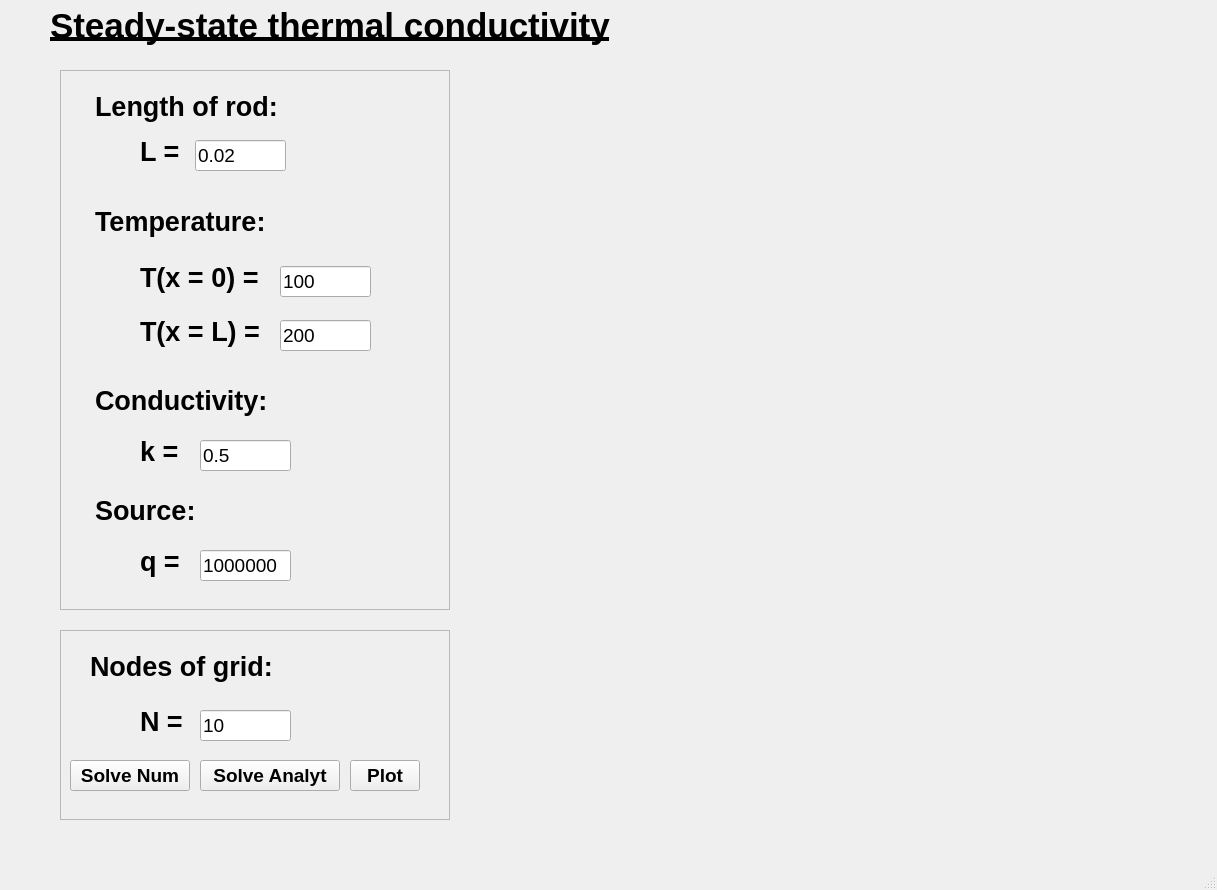
<?xml version="1.0" encoding="UTF-8"?>
<ui version="4.0">
 <class>MainWindow</class>
 <widget class="QMainWindow" name="MainWindow">
  <property name="geometry">
   <rect>
    <x>0</x>
    <y>0</y>
    <width>1217</width>
    <height>890</height>
   </rect>
  </property>
  <property name="windowTitle">
   <string>Farrakhetdinova Azaliya - Analytical solver</string>
  </property>
  <property name="windowIcon">
   <iconset>
    <normaloff>../icon.ico</normaloff>../icon.ico</iconset>
  </property>
  <widget class="QWidget" name="centralwidget">
   <widget class="QLabel" name="label">
    <property name="geometry">
     <rect>
      <x>50</x>
      <y>0</y>
      <width>590</width>
      <height>51</height>
     </rect>
    </property>
    <property name="font">
     <font>
      <family>Segoe UI</family>
      <pointsize>26</pointsize>
      <weight>75</weight>
      <bold>true</bold>
      <underline>true</underline>
     </font>
    </property>
    <property name="text">
     <string>Steady-state thermal conductivity</string>
    </property>
   </widget>
   <widget class="QFrame" name="frame">
    <property name="geometry">
     <rect>
      <x>60</x>
      <y>70</y>
      <width>390</width>
      <height>540</height>
     </rect>
    </property>
    <property name="frameShape">
     <enum>QFrame::StyledPanel</enum>
    </property>
    <property name="frameShadow">
     <enum>QFrame::Raised</enum>
    </property>
    <widget class="QLabel" name="label_6">
     <property name="geometry">
      <rect>
       <x>80</x>
       <y>246</y>
       <width>140</width>
       <height>31</height>
      </rect>
     </property>
     <property name="font">
      <font>
       <family>Segoe UI</family>
       <pointsize>20</pointsize>
       <weight>75</weight>
       <bold>true</bold>
      </font>
     </property>
     <property name="text">
      <string>T(x = L) = </string>
     </property>
    </widget>
    <widget class="QLineEdit" name="lineEdit_2">
     <property name="geometry">
      <rect>
       <x>220</x>
       <y>196</y>
       <width>91</width>
       <height>31</height>
      </rect>
     </property>
     <property name="font">
      <font>
       <family>Segoe UI</family>
       <pointsize>14</pointsize>
      </font>
     </property>
     <property name="text">
      <string>100</string>
     </property>
    </widget>
    <widget class="QLabel" name="label_2">
     <property name="geometry">
      <rect>
       <x>80</x>
       <y>66</y>
       <width>51</width>
       <height>31</height>
      </rect>
     </property>
     <property name="font">
      <font>
       <family>Segoe UI</family>
       <pointsize>20</pointsize>
       <weight>75</weight>
       <bold>true</bold>
      </font>
     </property>
     <property name="text">
      <string>L = </string>
     </property>
    </widget>
    <widget class="QLabel" name="label_3">
     <property name="geometry">
      <rect>
       <x>35</x>
       <y>16</y>
       <width>211</width>
       <height>40</height>
      </rect>
     </property>
     <property name="font">
      <font>
       <family>Segoe UI</family>
       <pointsize>20</pointsize>
       <weight>75</weight>
       <bold>true</bold>
      </font>
     </property>
     <property name="text">
      <string>Length of rod:</string>
     </property>
    </widget>
    <widget class="QLineEdit" name="lineEdit_3">
     <property name="geometry">
      <rect>
       <x>220</x>
       <y>250</y>
       <width>91</width>
       <height>31</height>
      </rect>
     </property>
     <property name="font">
      <font>
       <family>Segoe UI</family>
       <pointsize>14</pointsize>
      </font>
     </property>
     <property name="text">
      <string>200</string>
     </property>
    </widget>
    <widget class="QLabel" name="label_4">
     <property name="geometry">
      <rect>
       <x>35</x>
       <y>136</y>
       <width>260</width>
       <height>31</height>
      </rect>
     </property>
     <property name="font">
      <font>
       <family>Segoe UI</family>
       <pointsize>20</pointsize>
       <weight>75</weight>
       <bold>true</bold>
      </font>
     </property>
     <property name="text">
      <string>Temperature:</string>
     </property>
    </widget>
    <widget class="QLabel" name="label_5">
     <property name="geometry">
      <rect>
       <x>80</x>
       <y>192</y>
       <width>140</width>
       <height>31</height>
      </rect>
     </property>
     <property name="font">
      <font>
       <family>Segoe UI</family>
       <pointsize>20</pointsize>
       <weight>75</weight>
       <bold>true</bold>
      </font>
     </property>
     <property name="text">
      <string>T(x = 0) = </string>
     </property>
    </widget>
    <widget class="QLineEdit" name="lineEdit">
     <property name="geometry">
      <rect>
       <x>135</x>
       <y>70</y>
       <width>91</width>
       <height>31</height>
      </rect>
     </property>
     <property name="font">
      <font>
       <family>Segoe UI</family>
       <pointsize>14</pointsize>
      </font>
     </property>
     <property name="text">
      <string>0.02</string>
     </property>
    </widget>
    <widget class="QLabel" name="label_9">
     <property name="geometry">
      <rect>
       <x>35</x>
       <y>310</y>
       <width>260</width>
       <height>40</height>
      </rect>
     </property>
     <property name="font">
      <font>
       <family>Segoe UI</family>
       <pointsize>20</pointsize>
       <weight>75</weight>
       <bold>true</bold>
      </font>
     </property>
     <property name="text">
      <string>Conductivity:</string>
     </property>
    </widget>
    <widget class="QLineEdit" name="lineEdit_5">
     <property name="geometry">
      <rect>
       <x>140</x>
       <y>370</y>
       <width>91</width>
       <height>31</height>
      </rect>
     </property>
     <property name="font">
      <font>
       <family>Segoe UI</family>
       <pointsize>14</pointsize>
      </font>
     </property>
     <property name="text">
      <string>0.5</string>
     </property>
    </widget>
    <widget class="QLabel" name="label_10">
     <property name="geometry">
      <rect>
       <x>80</x>
       <y>366</y>
       <width>51</width>
       <height>31</height>
      </rect>
     </property>
     <property name="font">
      <font>
       <family>Segoe UI</family>
       <pointsize>20</pointsize>
       <weight>75</weight>
       <bold>true</bold>
      </font>
     </property>
     <property name="text">
      <string>k = </string>
     </property>
    </widget>
    <widget class="QLabel" name="label_11">
     <property name="geometry">
      <rect>
       <x>80</x>
       <y>476</y>
       <width>51</width>
       <height>31</height>
      </rect>
     </property>
     <property name="font">
      <font>
       <family>Segoe UI</family>
       <pointsize>20</pointsize>
       <weight>75</weight>
       <bold>true</bold>
      </font>
     </property>
     <property name="text">
      <string>q = </string>
     </property>
    </widget>
    <widget class="QLineEdit" name="lineEdit_6">
     <property name="geometry">
      <rect>
       <x>140</x>
       <y>480</y>
       <width>91</width>
       <height>31</height>
      </rect>
     </property>
     <property name="font">
      <font>
       <family>Segoe UI</family>
       <pointsize>14</pointsize>
      </font>
     </property>
     <property name="text">
      <string>1000000</string>
     </property>
    </widget>
    <widget class="QLabel" name="label_12">
     <property name="geometry">
      <rect>
       <x>35</x>
       <y>420</y>
       <width>260</width>
       <height>40</height>
      </rect>
     </property>
     <property name="font">
      <font>
       <family>Segoe UI</family>
       <pointsize>20</pointsize>
       <weight>75</weight>
       <bold>true</bold>
      </font>
     </property>
     <property name="text">
      <string>Source:</string>
     </property>
    </widget>
   </widget>
   <widget class="QFrame" name="frame_2">
    <property name="geometry">
     <rect>
      <x>60</x>
      <y>630</y>
      <width>390</width>
      <height>190</height>
     </rect>
    </property>
    <property name="frameShape">
     <enum>QFrame::StyledPanel</enum>
    </property>
    <property name="frameShadow">
     <enum>QFrame::Raised</enum>
    </property>
    <widget class="QLabel" name="label_7">
     <property name="geometry">
      <rect>
       <x>30</x>
       <y>16</y>
       <width>260</width>
       <height>40</height>
      </rect>
     </property>
     <property name="font">
      <font>
       <family>Segoe UI</family>
       <pointsize>20</pointsize>
       <weight>75</weight>
       <bold>true</bold>
      </font>
     </property>
     <property name="text">
      <string>Nodes of grid:</string>
     </property>
    </widget>
    <widget class="QLineEdit" name="lineEdit_4">
     <property name="geometry">
      <rect>
       <x>140</x>
       <y>80</y>
       <width>91</width>
       <height>31</height>
      </rect>
     </property>
     <property name="font">
      <font>
       <family>Segoe UI</family>
       <pointsize>14</pointsize>
      </font>
     </property>
     <property name="text">
      <string>10</string>
     </property>
    </widget>
    <widget class="QLabel" name="label_8">
     <property name="geometry">
      <rect>
       <x>80</x>
       <y>76</y>
       <width>50</width>
       <height>31</height>
      </rect>
     </property>
     <property name="font">
      <font>
       <family>Segoe UI</family>
       <pointsize>20</pointsize>
       <weight>75</weight>
       <bold>true</bold>
      </font>
     </property>
     <property name="text">
      <string>N = </string>
     </property>
    </widget>
    <widget class="QPushButton" name="pushButton">
     <property name="geometry">
      <rect>
       <x>140</x>
       <y>130</y>
       <width>140</width>
       <height>31</height>
      </rect>
     </property>
     <property name="font">
      <font>
       <family>Segoe UI</family>
       <pointsize>14</pointsize>
       <weight>75</weight>
       <bold>true</bold>
      </font>
     </property>
     <property name="text">
      <string>Solve Analyt</string>
     </property>
    </widget>
    <widget class="QPushButton" name="pushButton_2">
     <property name="geometry">
      <rect>
       <x>290</x>
       <y>130</y>
       <width>70</width>
       <height>31</height>
      </rect>
     </property>
     <property name="font">
      <font>
       <family>Segoe UI</family>
       <pointsize>14</pointsize>
       <weight>75</weight>
       <bold>true</bold>
      </font>
     </property>
     <property name="text">
      <string>Plot</string>
     </property>
    </widget>
    <widget class="QPushButton" name="pushButton_3">
     <property name="geometry">
      <rect>
       <x>10</x>
       <y>130</y>
       <width>120</width>
       <height>31</height>
      </rect>
     </property>
     <property name="font">
      <font>
       <family>Segoe UI</family>
       <pointsize>14</pointsize>
       <weight>75</weight>
       <bold>true</bold>
      </font>
     </property>
     <property name="text">
      <string>Solve Num</string>
     </property>
    </widget>
   </widget>
   <widget class="MplWidget" name="widget_graph" native="true">
    <property name="geometry">
     <rect>
      <x>470</x>
      <y>70</y>
      <width>720</width>
      <height>750</height>
     </rect>
    </property>
   </widget>
   <zorder>frame</zorder>
   <zorder>frame_2</zorder>
   <zorder>label</zorder>
   <zorder>widget_graph</zorder>
  </widget>
  <widget class="QMenuBar" name="menubar">
   <property name="geometry">
    <rect>
     <x>0</x>
     <y>0</y>
     <width>1217</width>
     <height>21</height>
    </rect>
   </property>
  </widget>
  <widget class="QStatusBar" name="statusbar"/>
 </widget>
 <customwidgets>
  <customwidget>
   <class>MplWidget</class>
   <extends>QWidget</extends>
   <header location="global">mplwidget.h</header>
   <container>1</container>
  </customwidget>
 </customwidgets>
 <resources/>
 <connections/>
</ui>
